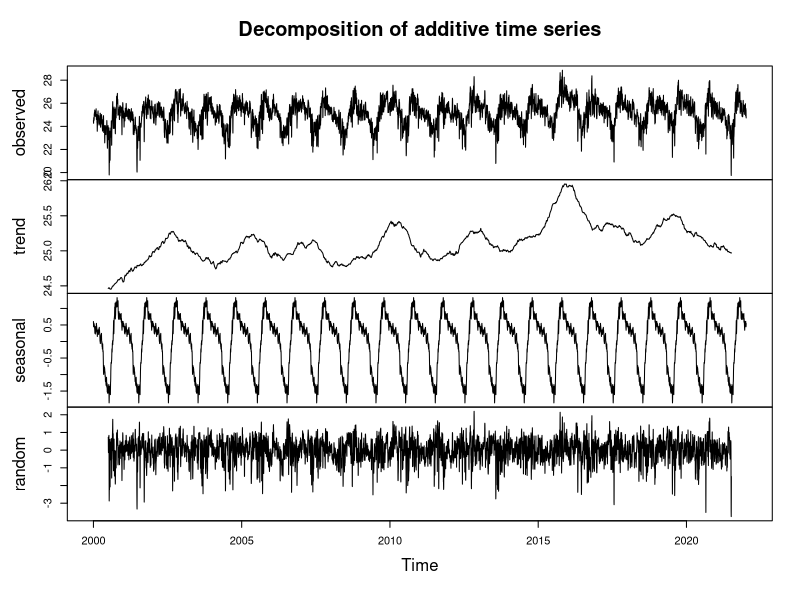
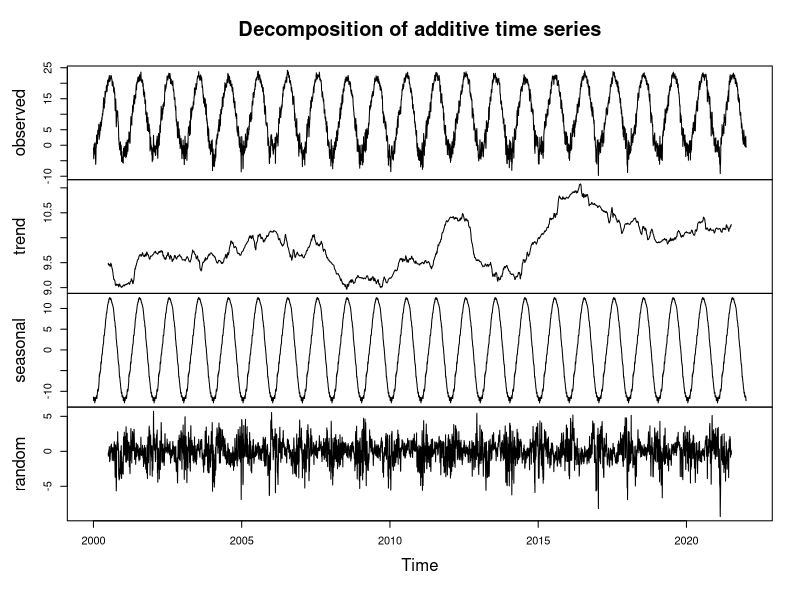
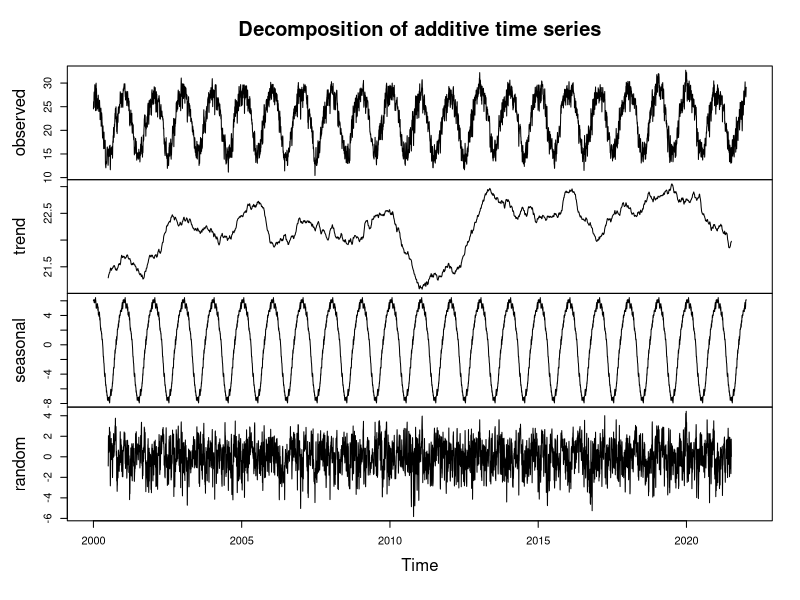
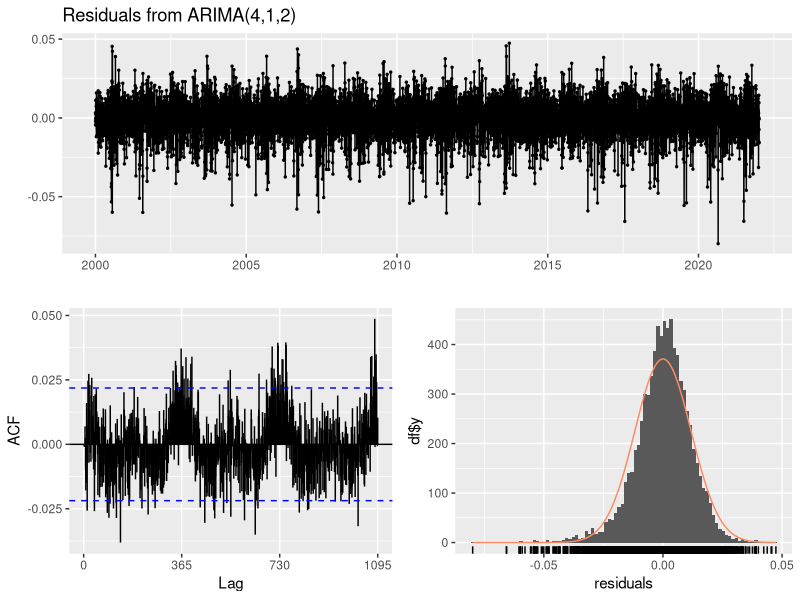

These charts were generated, in order, by the following R code: (Note: a time limit stopped this script after it produced the figures.)
## ---- chunk 1
knitr::opts_chunk$set(echo = TRUE)
## ---- chunk 2
require(tidyverse)
require(tseries)
require(forecast)
require(ggplot2)

temp <- read.csv("./Data_Raw/Temperature_Data.csv")
#prec <- read.csv("./Data_Raw/Precipitation_Data.csv")
## ---- chunk 3
temp_processed<- temp%>%
  mutate(Date = as.Date(Date, format = "%d-%m-%y"))%>%
  rename(Temp= Temperaturedaily)%>%
  arrange(Date, Country)%>%
  select(Date, Country, Temp)

# prec_processed<- prec%>%
#   mutate(Date = as.Date(Date, format = "%d-%m-%y"))%>%
#   rename(Precip= Precipitationdaily)%>%
#   #arrange(Date)%>%
#   select(Date, Country, Precip)
## ---- chunk 4
#Filter for Brazil 
#Temperature
BRA_temp <- temp_processed%>%
  filter(Country == 'BRA')
#Precipitation
# BRA_precip <- prec_processed%>%
#   filter(Country == 'BRA')


fday <- first(BRA_temp$Date)

#Time series transformation ts()
ts_temp_BRA <- ts(BRA_temp[,3], frequency = 365, start = c(year(fday), month(fday), day(fday)))
#ts_precip_BRA <- ts(BRA_precip[,3], frequency = 365, start = c(2000,1))

#Time series transformation msts()
ts_temp_BRA2 <- msts(BRA_temp[,3], seasonal.periods =c(7,365.25),
                           start=c(year(fday), month(fday), day(fday)))
# ts_precip_BRA2 <- msts(BRA_precip[,3], seasonal.periods =c(7,365.25),
#                            start=c(2000,01,01))

#Decompose
decompose_temp_BRA <- decompose(ts_temp_BRA, type = "additive")
plot(decompose_temp_BRA)
# decompose_precip_BRA <- decompose(ts_precip_BRA, type = "additive")
# plot(decompose_precip_BRA)
## ---- chunk 5
#Filter for USA
#Temperature
USA_temp <- temp_processed%>%
  filter(Country == 'USA')
#Precipitation
# USA_precip <- prec_processed%>%
#   filter(Country == 'USA')

#Time series transformation
ts_temp_USA <- ts(USA_temp[,3], frequency = 365, start = c(2000,1))
# ts_precip_USA <- ts(USA_precip[,3], frequency = 365, start = c(2000,1))

#Decompose
decompose_temp_USA <- decompose(ts_temp_USA, type = "additive")
plot(decompose_temp_USA)
# decompose_precip_USA <- decompose(ts_precip_USA, type = "additive")
# plot(decompose_precip_USA)
## ---- chunk 6
#Filter for Australia
#Temperature
AUS_temp <- temp_processed%>%
  filter(Country == 'AUS')
#Precipitation
# AUS_precip <- prec_processed%>%
#   filter(Country == 'AUS')

#Time series transformation
ts_temp_AUS <- ts(AUS_temp[,3], frequency = 365, start = c(2000,1))
# ts_precip_AUS <- ts(AUS_precip[,3], frequency = 365, start = c(2000,1))

#Decompose
decompose_temp_AUS <- decompose(ts_temp_AUS, type = "additive")
plot(decompose_temp_AUS)
# decompose_precip_AUS <- decompose(ts_precip_AUS, type = "additive")
# plot(decompose_precip_AUS)
## ---- chunk 7
#AUTO ARTIMA
arima <- auto.arima(ts_temp_BRA,seasonal=FALSE, 
                             lambda=0)
arima
checkresiduals(arima)

ARIMA_forecast <- forecast(arima,h=365)

### ARIMA + Fourier Terms
ARIMA_Four <- auto.arima(ts_temp_BRA2,
                         seasonal=FALSE,
                         lambda=0,
                         xreg=fourier(ts_temp_BRA2,
                                      K=c(2,16)))
ARIMA_Four_for <- forecast(ARIMA_Four,
                           xreg=fourier(ts_temp_BRA2,
                                        K=c(2,16),
                                        h=365),
                           h=365)

#### NEURAL NETWORK 
NN_fit <- nnetar(ts_temp_BRA2,p=1,P=1)

#5 year forecast
NN_for <- forecast(NN_fit, h=365)


### TBATS
TBATS_fit <- tbats(ts_temp_BRA2)

TBATS_for <- forecast(TBATS_fit, h=365)

### STL + ETS
ETS_fit <- stlf(ts_temp_BRA2, h=365)


###PLOT
autoplot(window(ts_temp_BRA, start = c(2019,1))) +
  autolayer(NN_for, series="Neural Network",PI=FALSE)+
  autolayer(ARIMA_forecast, series="ARIMA",PI=FALSE)+
  autolayer(TBATS_for,series="TBATS",PI=FALSE)+
  autolayer(ETS_fit,series="STL + ETS",PI=FALSE)+
 # autolayer(ARIMA_Four_for, series="ARIMA_FOURIER",PI=FALSE)+
  ylab("Temperature") 
